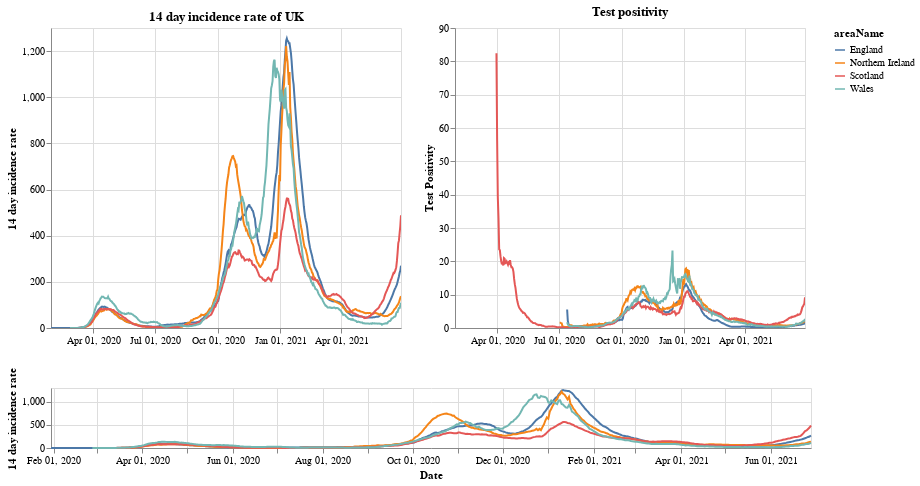

Source (notebook cell):
### Markdown cell above
# Plots

First a plot with each country in the UK. The top right shows the positivity rate for (which is the percentage of registered tests which were positive) while the top left is the 14 day incidence rate. The bottom chart can be used to select the timeframe (does not work on a mobile device).

### Code cell
#collapse
brush = alt.selection(type='interval', name='DateBrush',encodings=['x'],fields=['Time'])
leg_selection = alt.selection_multi(fields=['areaName'], bind='legend')

base = alt.Chart(uk_cases).mark_line().encode(
    x=alt.X("yearmonthdate(date):T", axis=alt.Axis(title='Date')),
    y=alt.Y("twoWeeklyCasesRate:Q", axis=alt.Axis(title='14 day incidence rate')),
    tooltip=['areaName', 'date','twoWeeklyCasesRate', 'testPositivity'],
    color='areaName',
    opacity=alt.condition(leg_selection, alt.value(2), alt.value(0.1))
).add_selection(leg_selection).properties(width=350)

upper = base.encode(alt.X('yearmonthdate(date):T', axis=alt.Axis(title=''),
                         scale=alt.Scale(domain=brush))
                   ).properties(title=f'14 day incidence rate of UK')
upper_right = upper.encode(alt.Y('testPositivity:Q', axis=alt.Axis(title='Test Positivity'))).properties(title='Test positivity')
lower = base.properties(height=60, width = 760).add_selection(brush)

(upper | upper_right) & lower

### Figure 1 — Vega-Lite specification as saved in the notebook (floating-point values rounded to 4 significant figures; data arrays with more than 128 entries replaced by an {"elided": "..."} marker saying what was removed)
{"config": {"view": {"continuousWidth": 400, "continuousHeight": 300}}, "vconcat": [{"hconcat": [{"mark": "line", "encoding": {"color": {"type": "nominal", "field": "areaName"}, "opacity": {"condition": {"value": 2, "selection": "selector001"}, "value": 0.1}, "tooltip": [{"type": "nominal", "field": "areaName"}, {"type": "temporal", "field": "date"}, {"type": "quantitative", "field": "twoWeeklyCasesRate"}, {"type": "quantitative", "field": "testPositivity"}], "x": {"type": "temporal", "axis": {"title": ""}, "field": "date", "scale": {"domain": {"selection": "DateBrush"}}, "timeUnit": "yearmonthdate"}, "y": {"type": "quantitative", "axis": {"title": "14 day incidence rate"}, "field": "twoWeeklyCasesRate"}}, "selection": {"selector001": {"type": "multi", "fields": ["areaName"], "bind": "legend"}}, "title": "14 day incidence rate of UK", "width": 350}, {"mark": "line", "encoding": {"color": {"type": "nominal", "field": "areaName"}, "opacity": {"condition": {"value": 2, "selection": "selector001"}, "value": 0.1}, "tooltip": [{"type": "nominal", "field": "areaName"}, {"type": "temporal", "field": "date"}, {"type": "quantitative", "field": "twoWeeklyCasesRate"}, {"type": "quantitative", "field": "testPositivity"}], "x": {"type": "temporal", "axis": {"title": ""}, "field": "date", "scale": {"domain": {"selection": "DateBrush"}}, "timeUnit": "yearmonthdate"}, "y": {"type": "quantitative", "axis": {"title": "Test Positivity"}, "field": "testPositivity"}}, "selection": {"selector001": {"type": "multi", "fields": ["areaName"], "bind": "legend"}}, "title": "Test positivity", "width": 350}]}, {"mark": "line", "encoding": {"color": {"type": "nominal", "field": "areaName"}, "opacity": {"condition": {"value": 2, "selection": "selector001"}, "value": 0.1}, "tooltip": [{"type": "nominal", "field": "areaName"}, {"type": "temporal", "field": "date"}, {"type": "quantitative", "field": "twoWeeklyCasesRate"}, {"type": "quantitative", "field": "testPositivity"}], "x": {"type": "temporal", "axis": {"title": "Date"}, "field": "date", "timeUnit": "yearmonthdate"}, "y": {"type": "quantitative", "axis": {"title": "14 day incidence rate"}, "field": "twoWeeklyCasesRate"}}, "height": 60, "selection": {"selector001": {"type": "multi", "fields": ["areaName"], "bind": "legend"}, "DateBrush": {"type": "interval", "encodings": ["x"], "fields": ["Time"]}}, "width": 760}], "data": {"name": "data-5d30f00ffc847b0a2ae85515540896a3"}, "$schema": "https://vega.github.io/schema/vega-lite/v4.8.1.json", "datasets": {"data-5d30f00ffc847b0a2ae85515540896a3": {"elided": "1972 records"}}}
